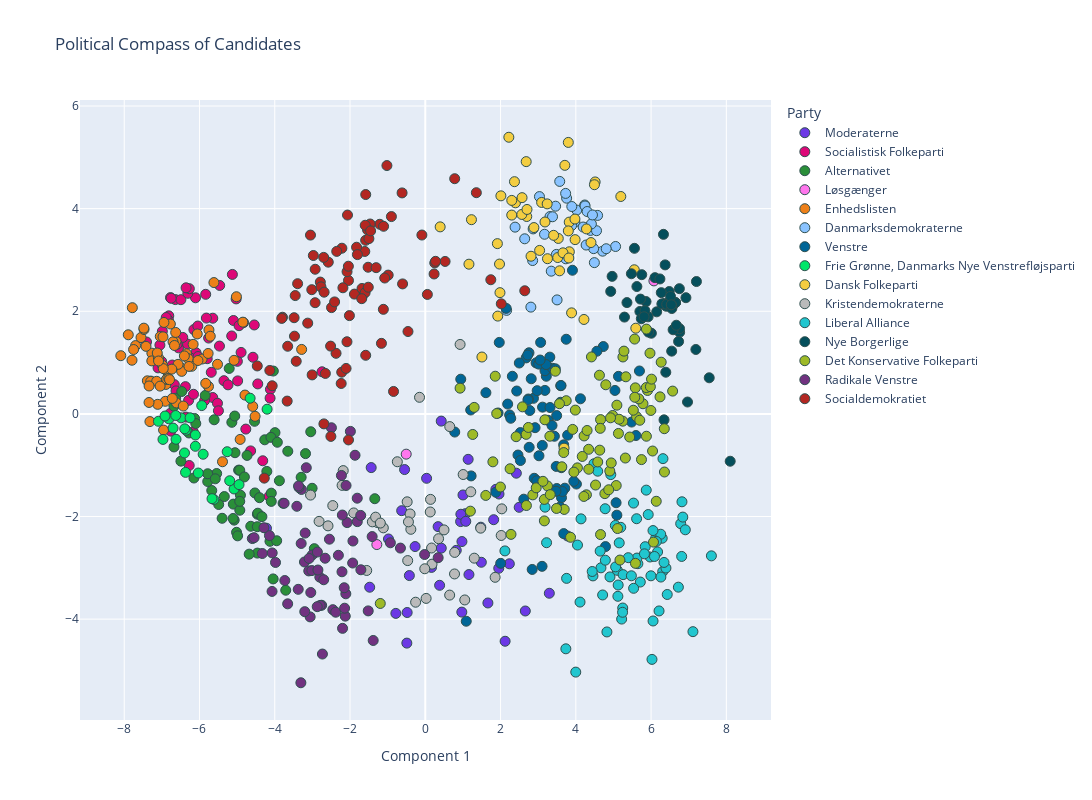

Notebook cell for this chart:
### Code cell
# Convert the PCA components to a DataFrame for use with Plotly
principal_df = pd.DataFrame(principal_components, columns=['Component 1', 'Component 2'])

data = pd.read_excel('alldata.xlsx')

# Add candidate names and parties to this DataFrame
principal_df['Candidate'] = navn_col  
principal_df['Party'] = parti_col  
principal_df['Age'] = data['alder']
principal_df['Constituency'] = data['storkreds']

# Use Plotly Express to create the scatter plot
fig = px.scatter(principal_df, x='Component 1', y='Component 2', color='Party',
                 hover_data=['Candidate', 'Party', 'Age', 'Constituency'],  # configure hover information
                 title='Political Compass of Candidates',
                 color_discrete_map=party_colors)  # map party colors to the ones defined earlier

# Improve layout
fig.update_traces(marker=dict(size=10, line=dict(width=1, color='DarkSlateGrey')),  # Customize point appearance
                  textposition='top center')
fig.update_layout(showlegend=True,  # Show legend
                  legend_title_text='Party',  # Legend title
                  hovermode='closest',  # Hover only over the closest point
                height=800, width=1200)  # Adjust the size of the plot

# Show figure
fig.show()

### Figure 1 — Plotly figure (JSON) as saved in the notebook; plotly's stock layout.template omitted (floating-point values rounded to 4 significant figures; data arrays with more than 128 entries replaced by an {"elided": "..."} marker saying what was removed)
{"data": [{"customdata": {"elided": "42x4 mixed values"}, "hovertemplate": "Party=%{customdata[1]}<br>Component 1=%{x}<br>Component 2=%{y}<br>Candidate=%{customdata[0]}<br>Age=%{customdata[2]}<br>Constituency=%{customdata[3]}<extra></extra>", "legendgroup": "Moderaterne", "marker": {"color": "rgb(108, 57, 229)", "line": {"color": "DarkSlateGrey", "width": 1}, "size": 10, "symbol": "circle"}, "mode": "markers", "name": "Moderaterne", "orientation": "v", "showlegend": true, "textposition": "top center", "type": "scatter", "x": [3.362, -0.4901, 1.664, 0.1651, 1.139, 0.4243, -1.477, 1.816, 3.296, -0.2711, -4.221, 2.121, 1.489, 0.9387, -0.5505, 1.952, -1.438, 0.03463, 1.475, 2.495, 0.8232, 1.067, -0.782, 0.9451, 1.959, 0.3408, -0.4233, 1.16, 1.876, 2.419, 2.233, 2.658, 0.3808, 3.782, 1.002, 0.4237, 1.076, -0.6272, 0.9739, -0.978, -0.4816, 0.9708], "xaxis": "x", "y": [-1.517, -4.467, -3.685, -2.992, -0.8857, -2.617, -3.378, -2.062, -3.496, -2.585, -2.228, -4.431, -2.892, -2.098, -1.085, -3.01, -1.047, -1.255, -2.208, -1.821, -2.659, -1.945, -3.888, -1.956, -1.562, -2.197, -3.151, -3.131, -1.471, -1.156, -2.922, -3.841, -3.341, -2.38, -1.58, -0.1407, -2.094, -1.886, -2.488, -2.438, -3.871, -3.863], "yaxis": "y"}, {"customdata": {"elided": "70x4 mixed values"}, "hovertemplate": "Party=%{customdata[1]}<br>Component 1=%{x}<br>Component 2=%{y}<br>Candidate=%{customdata[0]}<br>Age=%{customdata[2]}<br>Constituency=%{customdata[3]}<extra></extra>", "legendgroup": "Socialistisk Folkeparti", "marker": {"color": "rgb(221, 8, 120)", "line": {"color": "DarkSlateGrey", "width": 1}, "size": 10, "symbol": "circle"}, "mode": "markers", "name": "Socialistisk Folkeparti", "orientation": "v", "showlegend": true, "textposition": "top center", "type": "scatter", "x": [-6.092, -7.052, -6.644, -4.641, -6.765, -6.558, -7.407, -7.101, -6.105, -5.647, -5.647, -6.374, -6.168, -4.319, -6.816, -6.256, -5.098, -6.781, -6.724, -5.463, -6.289, -4.544, -5.687, -6.494, -6.317, -5.835, -5.144, -4.115, -4.769, -6.361, -6.824, -5.758, -6.309, -5.522, -6.885, -6.669, -6.27, -5.497, -6.04, -5.794, -5.469, -7.005, -6.356, -2.743, -6.149, -6.77, -6.532, -6.445, -4.579, -5.35, -6.624, -4.147, -4.83, -6.044, -6.594, -6.987, -5.026, -6.752, -4.994, -5.817, -6.273, -4.452, -4.895, -6.16, -5.865, -5.242, -5.126, -4.124, -4.986, -4.949], "xaxis": "x", "y": [1.192, 1.341, 2.228, -0.7212, -0.336, 1.287, 1.402, 0.8968, 2.262, 0.3191, 1.865, 0.5311, -0.3494, -0.9136, 1.911, 1.096, 1.82, 0.008828, 0.9522, 2.503, 0.2635, 1.733, 0.81, 2.226, 1.361, 2.33, 1.519, 0.4782, -0.2962, -0.06233, 1.822, 1.478, 2.35, 0.2072, 1.878, 0.5706, 2.44, 0.05958, 1.118, 1.076, 1.322, 1.021, 2.457, 0.8208, 1.643, 2.266, 0.8992, 1.49, 1.104, 0.6473, 0.448, -1.606, 1.779, 1.712, 1.358, 1.609, 2.241, 2.253, 1.024, 1.867, -1.006, 0.5842, 1.198, 0.3824, 0.2598, 0.5662, 2.718, 0.307, 0.6434, 1.719], "yaxis": "y"}, {"customdata": {"elided": "67x4 mixed values"}, "hovertemplate": "Party=%{customdata[1]}<br>Component 1=%{x}<br>Component 2=%{y}<br>Candidate=%{customdata[0]}<br>Age=%{customdata[2]}<br>Constituency=%{customdata[3]}<extra></extra>", "legendgroup": "Alternativet", "marker": {"color": "rgb(42, 143, 57)", "line": {"color": "DarkSlateGrey", "width": 1}, "size": 10, "symbol": "circle"}, "mode": "markers", "name": "Alternativet", "orientation": "v", "showlegend": true, "textposition": "top center", "type": "scatter", "x": [-4.96, -4.038, -2.949, -4.46, -4.266, -4.93, -4.127, -6.13, -6.678, -4.736, -5.015, -6.633, -5.341, -4.912, -5.141, -5.101, -3.949, -4.461, -5.674, -6.679, -5.078, -4.537, -4.451, -5.063, -3.994, -3.877, -5.675, -3.299, -3.044, -4.092, -5.849, -3.708, -6.148, -5.781, -5.107, -3.653, -5.399, -6.493, -4.637, -3.008, -5.211, -4.527, -4.093, -5.61, -6.279, -5.056, -4.406, -4.102, -4.211, -3.183, -5.544, -4.341, -4.987, -6.099, -3.932, -6.472, -4.464, -5.49, -4.929, -4.042, -4.93, -4.679, -3.779, -1.342, -5.782, -4.807, -5.581], "xaxis": "x", "y": [-1.096, 0.8349, -2.626, -1.956, -0.5047, -1.099, -2.483, -0.08919, -0.6439, -0.8094, -2.308, 0.3056, -1.612, -1.584, -0.1642, -1.758, -2.472, -2.713, -1.493, 0.1489, -2.07, -0.1445, -1.936, -0.04199, -0.3655, -1.303, -1.215, -1.236, -0.348, -1.545, 0.3588, -3.437, -1.249, -1.318, -2.038, -0.7282, -2.035, -0.921, -2.19, -1.45, 0.8861, -1.541, -1.705, -0.1145, -0.3719, -0.7565, -1.633, -0.457, -1.121, -0.7743, -1.162, -2.003, -2.377, -0.1878, -0.5531, 0.4363, -2.198, -1.766, -1.877, -3.216, -1.705, -2.733, -1.742, -1.653, -1.167, -1.229, -1.265], "yaxis": "y"}, {"customdata": [["Tom Gillesberg", "Løsgænger", 58, "Københavns Storkreds"], ["Chresten H. Ibsen", "Løsgænger", 46, "Østjyllands Storkreds"], ["Rasmus Paludan", "Løsgænger", 40, "Sjællands Storkreds"]], "hovertemplate": "Party=%{customdata[1]}<br>Component 1=%{x}<br>Component 2=%{y}<br>Candidate=%{customdata[0]}<br>Age=%{customdata[2]}<br>Constituency=%{customdata[3]}<extra></extra>", "legendgroup": "Løsgænger", "marker": {"color": "rgb(255, 118, 237)", "line": {"color": "DarkSlateGrey", "width": 1}, "size": 10, "symbol": "circle"}, "mode": "markers", "name": "Løsgænger", "orientation": "v", "showlegend": true, "textposition": "top center", "type": "scatter", "x": [-0.5069, -1.287, 6.075], "xaxis": "x", "y": [-0.7847, -2.547, 2.592], "yaxis": "y"}, {"customdata": {"elided": "74x4 mixed values"}, "hovertemplate": "Party=%{customdata[1]}<br>Component 1=%{x}<br>Component 2=%{y}<br>Candidate=%{customdata[0]}<br>Age=%{customdata[2]}<br>Constituency=%{customdata[3]}<extra></extra>", "legendgroup": "Enhedslisten", "marker": {"color": "rgb(237, 128, 25)", "line": {"color": "DarkSlateGrey", "width": 1}, "size": 10, "symbol": "circle"}, "mode": "markers", "name": "Enhedslisten", "orientation": "v", "showlegend": true, "textposition": "top center", "type": "scatter", "x": [-4.522, -7.265, -5.93, -6.908, -6.51, -7.111, -7.784, -3.285, -6.875, -6.344, -6.892, -4.848, -7.292, -4.586, -5.749, -6.872, -7.794, -7.386, -6.872, -6.954, -6.774, -7.421, -6.204, -6.624, -7.042, -6.473, -7.697, -6.299, -6.569, -6.817, -7.296, -5.771, -6.945, -6.983, -6.611, -6.703, -6.632, -7.137, -5.761, -6.28, -7.892, -6.797, -6.06, -6.402, -6.97, -6.665, -8.091, -7.317, -6.431, -7.267, -5.834, -5.616, -6.736, -7.751, -6.722, -7.554, -7.341, -7.474, -7.091, -7.339, -7.479, -5.389, -6.17, -6.963, -4.792, -6.041, -7.047, -7.122, -4.919, -7.088, -5.081, -5.521, -5.018, -5.714], "xaxis": "x", "y": [-0.04769, 1.183, 1.069, 0.2453, 0.9064, 0.1862, 2.069, 1.256, 0.843, 1.172, 0.5739, 1.788, 0.639, 0.1458, 1.636, 0.6728, 1.046, 0.6442, 0.6785, -0.3151, 1.752, 1.316, 0.9283, 1.413, 1.509, 0.8288, 1.331, 1.076, 0.9654, 0.6912, 0.632, 1.178, 1.782, 0.947, 0.2131, 1.405, 1.587, 0.635, 0.5341, 0.9253, 1.542, 0.6671, 1.558, 1.13, 1.502, 1.333, 1.134, -0.1499, 0.1527, 1.033, 0.595, 2.559, 0.8723, 1.254, 0.3012, 1.488, 0.2224, 1.645, 1.094, 0.5442, 1.671, -0.9325, 1.355, 0.8825, 0.3669, 1.04, 0.5412, 1.187, -0.4973, 1.031, 1.044, 0.9662, 2.283, 1.514], "yaxis": "y"}, {"customdata": {"elided": "37x4 mixed values"}, "hovertemplate": "Party=%{customdata[1]}<br>Component 1=%{x}<br>Component 2=%{y}<br>Candidate=%{customdata[0]}<br>Age=%{customdata[2]}<br>Constituency=%{customdata[3]}<extra></extra>", "legendgroup": "Danmarksdemokraterne", "marker": {"color": "rgb(138, 195, 255)", "line": {"color": "DarkSlateGrey", "width": 1}, "size": 10, "symbol": "circle"}, "mode": "markers", "name": "Danmarksdemokraterne", "orientation": "v", "showlegend": true, "textposition": "top center", "type": "scatter", "x": [2.853, 4.389, 3.755, 3.314, 4.025, 4.236, 3.463, 4.245, 3.347, 4.301, 3.729, 4.712, 4.55, 3.502, 3.975, 2.641, 3.381, 4.473, 4.414, 5.057, 4.493, 2.161, 3.169, 2.805, 3.888, 4.195, 2.386, 3.893, 3.573, 4.579, 3.734, 3.484, 3.034, 4.274, 4.808, 2.866, 4.443], "xaxis": "x", "y": [2.989, 3.576, 4.204, 3.845, 3.972, 4.071, 4.048, 4.052, 2.782, 3.944, 4.297, 3.171, 3.57, 2.222, 3.739, 3.412, 3.842, 3.221, 3.702, 3.263, 2.948, 2.017, 3.501, 2.081, 3.671, 3.641, 3.639, 4.041, 4.531, 3.868, 3.022, 3.108, 4.235, 3.291, 3.219, 3.605, 3.877], "yaxis": "y"}, {"customdata": {"elided": "84x4 mixed values"}, "hovertemplate": "Party=%{customdata[1]}<br>Component 1=%{x}<br>Component 2=%{y}<br>Candidate=%{customdata[0]}<br>Age=%{customdata[2]}<br>Constituency=%{customdata[3]}<extra></extra>", "legendgroup": "Venstre", "marker": {"color": "rgb(0, 102, 151)", "line": {"color": "DarkSlateGrey", "width": 1}, "size": 10, "symbol": "circle"}, "mode": "markers", "name": "Venstre", "orientation": "v", "showlegend": true, "textposition": "top center", "type": "scatter", "x": [3.479, 0.7826, 3.065, 3.708, 3.494, 5.091, 3.91, 3.783, 3.179, 3.116, 1.218, 3.109, 5.07, 2.463, 2.894, 2.841, 3.315, 1.934, 4.788, 2.617, 3.216, 2.241, 1.088, 2.917, 3.021, 2.189, 2.68, 4.73, 3.62, 2.314, 3.181, 4.016, 3.677, 5.691, 5.598, 3.103, 3.745, 2.755, 2.004, 2.875, 3.262, 3.381, 3.309, 0.9423, 2.944, 2.499, 4.56, 2.721, 2.149, 3.014, 3.593, 2.776, 2.815, 3.49, 2.738, 3.6, 1.61, 2.76, 3.368, 3.643, 3.43, 5.133, 1.966, 3.21, 5.04, 3.679, 1.207, 3.455, 4.124, 5.483, 3.606, 2.728, 2.271, 2.43, 3.051, 1.874, 2.961, 2.528, 3.472, 3.614, 3.581, 2.973, 2.526, 3.947], "xaxis": "x", "y": [-1.024, -0.3538, 1.393, -1.448, -1.454, -1.974, 2.799, -0.4149, 0.4579, 0.1318, -1.209, -0.6144, -1.731, -0.8023, -1.255, -3.032, 0.1244, 0.01755, -2.586, -1.662, 0.7335, -0.02127, -4.041, -0.2685, -0.8163, 0.1913, 1.091, 1.312, -1.634, 0.7334, 0.8406, -1.367, -0.6034, 0.8362, -0.4219, -2.971, 1.455, 1.191, -2.913, 0.3032, -0.1241, 0.8887, 1.106, 0.676, 0.9941, 0.9918, 1.221, 1.148, 2.056, 0.9702, 0.2264, 0.06494, 0.6845, -0.03243, 0.2901, 0.5494, 0.413, -0.6513, -0.2257, -1.513, -0.436, 0.7315, 1.393, 0.9617, 0.457, -2.333, 0.07573, 0.8787, 0.2941, -0.1591, 0.553, 0.2697, -0.0854, 0.4456, 1.05, -1.528, -1.303, -0.9088, -1.507, -1.048, -1.816, 0.4529, -0.3645, -1.315], "yaxis": "y"}, {"customdata": [["Ali Khatib", "Frie Grønne, Danmarks Nye Venstrefløjsparti", 27, "Østjyllands Storkreds"], ["Sara Hvidbak Grouleff", "Frie Grønne, Danmarks Nye Venstrefløjsparti", 33, "Østjyllands Storkreds"], ["Mohamed Abdikarim", "Frie Grønne, Danmarks Nye Venstrefløjsparti", 33, "Østjyllands Storkreds"], ["Karina Dammand", "Frie Grønne, Danmarks Nye Venstrefløjsparti", 42, "Østjyllands Storkreds"], ["Niko Grünfeld", "Frie Grønne, Danmarks Nye Venstrefløjsparti", 47, "Østjyllands Storkreds"], ["Iben Kirstine Parmann", "Frie Grønne, Danmarks Nye Venstrefløjsparti", 26, "Københavns Storkreds"], ["Daniel Tomicic", "Frie Grønne, Danmarks Nye Venstrefløjsparti", 26, "Københavns Storkreds"], ["Sikandar Siddique", "Frie Grønne, Danmarks Nye Venstrefløjsparti", 36, "Københavns Storkreds"], ["Elise Bjerkrheim", "Frie Grønne, Danmarks Nye Venstrefløjsparti", 48, "Københavns Storkreds"], ["Rashid Ali", "Frie Grønne, Danmarks Nye Venstrefløjsparti", 38, "Københavns Storkreds"], ["Rajesh Holmen", "Frie Grønne, Danmarks Nye Venstrefløjsparti", 34, "Københavns Storkreds"], ["Sazan Garmiyani", "Frie Grønne, Danmarks Nye Venstrefløjsparti", 29, "Københavns Storkreds"], ["Esra Ocak", "Frie Grønne, Danmarks Nye Venstrefløjsparti", 33, "Nordjyllands Storkreds"], ["Susanne Zimmer", "Frie Grønne, Danmarks Nye Venstrefløjsparti", 62, "Nordjyllands Storkreds"], ["Nishan Ganesh", "Frie Grønne, Danmarks Nye Venstrefløjsparti", 35, "Fyns Storkreds"], ["Rishi Balachandran", "Frie Grønne, Danmarks Nye Venstrefløjsparti", 31, "Vestjyllands Storkreds"], ["Marianne Karlberg", "Frie Grønne, Danmarks Nye Venstrefløjsparti", 58, "Sydjyllands Storkreds"], ["Xenia Anderson", "Frie Grønne, Danmarks Nye Venstrefløjsparti", 20, "Sjællands Storkreds"], ["Ahmet Üzümcü", "Frie Grønne, Danmarks Nye Venstrefløjsparti", 35, "Sjællands Storkreds"], ["Jasmin Kaur", "Frie Grønne, Danmarks Nye Venstrefløjsparti", 21, "Sjællands Storkreds"], ["Yadvinder Singh", "Frie Grønne, Danmarks Nye Venstrefløjsparti", 30, "Sjællands Storkreds"], ["Clara Rebecca Svarc", "Frie Grønne, Danmarks Nye Venstrefløjsparti", 31, "Nordsjællands Storkreds"], ["Lars Oskan-Henriksen", "Frie Grønne, Danmarks Nye Venstrefløjsparti", 51, "Nordsjællands Storkreds"], ["Sabrina Raaschou Brammer", "Frie Grønne, Danmarks Nye Venstrefløjsparti", 22, "Københavns Omegns Storkreds"], ["Aqeel Akhtar", "Frie Grønne, Danmarks Nye Venstrefløjsparti", 31, "Københavns Omegns Storkreds"], ["Asham Nadeem", "Frie Grønne, Danmarks Nye Venstrefløjsparti", 26, "Københavns Omegns Storkreds"]], "hovertemplate": "Party=%{customdata[1]}<br>Component 1=%{x}<br>Component 2=%{y}<br>Candidate=%{customdata[0]}<br>Age=%{customdata[2]}<br>Constituency=%{customdata[3]}<extra></extra>", "legendgroup": "Frie Grønne, Danmarks Nye Venstrefløjsparti", "marker": {"color": "rgb(0, 230, 106)", "line": {"color": "DarkSlateGrey", "width": 1}, "size": 10, "symbol": "circle"}, "mode": "markers", "name": "Frie Grønne, Danmarks Nye Venstrefløjsparti", "orientation": "v", "showlegend": true, "textposition": "top center", "type": "scatter", "x": [-4.204, -5.617, -6.399, -6.371, -6.109, -6.702, -6.489, -6.109, -6.813, -7.092, -6.032, -4.655, -5.668, -5.081, -5.94, -6.63, -4.949, -6.356, -5.903, -5.264, -6.392, -6.971, -6.915, -6.624, -5.197, -6.25], "xaxis": "x", "y": [0.09137, -1.667, -0.761, -1.139, -0.6314, -0.2769, -0.0765, -0.4111, -0.09616, -0.1441, -1.152, 0.3056, -1.652, -1.463, 0.162, -0.0316, -1.378, -0.3179, -0.7862, -0.7374, -0.2907, -0.4972, -0.04182, -0.495, -1.303, -0.07606], "yaxis": "y"}, {"customdata": {"elided": "49x4 mixed values"}, "hovertemplate": "Party=%{customdata[1]}<br>Component 1=%{x}<br>Component 2=%{y}<br>Candidate=%{customdata[0]}<br>Age=%{customdata[2]}<br>Constituency=%{customdata[3]}<extra></extra>", "legendgroup": "Dansk Folkeparti", "marker": {"color": "rgb(243, 205, 65)", "line": {"color": "DarkSlateGrey", "width": 1}, "size": 10, "symbol": "circle"}, "mode": "markers", "name": "Dansk Folkeparti", "orientation": "v", "showlegend": true, "textposition": "top center", "type": "scatter", "x": [5.554, 2.22, 3.825, 2.396, 2.297, 3.887, 0.3952, 1.16, 3.247, 3.801, 3.569, 3.18, 5.594, 4.216, 3.981, 3.709, 2.681, 3.519, 4.513, 3.828, 2.886, 3.534, 2.81, 4.403, 4.283, 3.091, 3.41, 2.696, 3.239, 3.977, 4.495, 5.196, 3.66, 1.972, 2.565, 2.009, 1.926, 1.985, 1.227, 2.703, 2.37, 3.815, 1.916, 2.571, 3.038, 3.8, 2.298, 1.505, 3.688], "xaxis": "x", "y": [2.809, 5.391, 3.737, 4.113, 3.874, 1.969, 3.645, 2.917, 3.024, 3.567, 2.788, 3.74, 1.67, 1.84, 3.396, 4.844, 4.916, 3.047, 4.52, 3.159, 3.631, 3.419, 3.072, 3.339, 3.605, 4.121, 3.48, 3.847, 4.093, 3.797, 4.466, 4.237, 3.139, 2.92, 3.887, 4.249, 1.906, 2.363, 3.785, 3.984, 4.526, 3.038, 3.318, 4.214, 3.186, 5.291, 4.161, 1.108, -0.6672], "yaxis": "y"}, {"customdata": {"elided": "42x4 mixed values"}, "hovertemplate": "Party=%{customdata[1]}<br>Component 1=%{x}<br>Component 2=%{y}<br>Candidate=%{customdata[0]}<br>Age=%{customdata[2]}<br>Constituency=%{customdata[3]}<extra></extra>", "legendgroup": "Kristendemokraterne", "marker": {"color": "rgb(186, 186, 186)", "line": {"color": "DarkSlateGrey", "width": 1}, "size": 10, "symbol": "circle"}, "mode": "markers", "name": "Kristendemokraterne", "orientation": "v", "showlegend": true, "textposition": "top center", "type": "scatter", "x": [0.1394, 0.6498, -0.4815, 2.032, 0.1789, -0.4039, -2.211, -2.458, -3.049, 1.049, 0.777, 0.1676, -1.276, -1.407, -2.822, -0.7428, -1.115, -1.32, 0.6475, 1.006, -0.3838, 0.7806, -0.2568, 0.4974, 2.017, 1.471, 1.856, -0.4474, -2.181, -0.4675, -1.194, 0.02251, 1.302, -0.01369, -0.1533, 0.925, 1.209, 0.3531, -1.903, -1.556, -2.585, 0.131], "xaxis": "x", "y": [-1.666, -0.2475, -1.714, -1.851, -2.928, -1.95, -1.393, -1.787, -1.582, -3.626, -3.119, -2.614, -2.117, -2.104, -2.095, -0.9329, -2.221, -2.012, -3.532, -1.182, -2.249, -2.699, -3.67, -2.261, -2.37, -2.227, -3.185, -2.104, -1.105, -2.859, -2.128, -3.596, -2.812, -3.018, 0.3231, 1.354, -1.518, -2.432, -1.93, -3.052, -2.182, -1.911], "yaxis": "y"}, {"customdata": {"elided": "70x4 mixed values"}, "hovertemplate": "Party=%{customdata[1]}<br>Component 1=%{x}<br>Component 2=%{y}<br>Candidate=%{customdata[0]}<br>Age=%{customdata[2]}<br>Constituency=%{customdata[3]}<extra></extra>", "legendgroup": "Liberal Alliance", "marker": {"color": "rgb(33, 198, 207)", "line": {"color": "DarkSlateGrey", "width": 1}, "size": 10, "symbol": "circle"}, "mode": "markers", "name": "Liberal Alliance", "orientation": "v", "showlegend": true, "textposition": "top center", "type": "scatter", "x": [2.116, 6.821, 3.755, 5.845, 5.713, 5.118, 5.872, 5.649, 5.974, 4.78, 6.309, 6.212, 5.104, 4.112, 3.735, 5.615, 6.26, 4.668, 5.246, 6.296, 3.183, 4.929, 5.05, 6.119, 4.907, 6.395, 6.052, 4.045, 6.173, 4.455, 5.057, 5.218, 6.256, 4.785, 6.14, 5.626, 6.051, 4.481, 6.344, 6.09, 4.826, 6.787, 5.534, 6.429, 5.824, 6.315, 6.843, 4.436, 5.154, 5.924, 6.813, 5.536, 4.138, 6.91, 5.243, 5.394, 5.195, 3.223, 7.112, 5.996, 6.024, 4.713, 7.603, 4.581, 5.125, 5.256, 5.477, 3.998, 4.647, 6.725], "xaxis": "x", "y": [-2.67, -1.713, -3.205, -2.588, -3.277, -3.555, -1.486, -2.919, -2.789, -1.849, -3.074, -3.84, -3.049, -3.667, -4.578, -2.043, -3.18, -3.0, -3.783, -2.423, -1.818, -1.183, -2.174, -2.428, -3.177, -3.004, -4.036, -2.556, -2.69, -3.157, -2.982, -3.999, -2.345, -2.851, -2.485, -2.81, -2.274, -0.972, -2.895, -2.779, -4.25, -2.139, -1.738, -3.52, -2.727, -0.872, -2.011, -3.071, -2.514, -1.962, -2.778, -3.399, -2.046, -2.259, -3.866, -2.802, -2.211, -2.511, -4.244, -3.156, -4.784, -3.529, -2.767, -1.116, -3.335, -3.133, -3.155, -5.032, -2.674, -3.377], "yaxis": "y"}, {"customdata": {"elided": "51x4 mixed values"}, "hovertemplate": "Party=%{customdata[1]}<br>Component 1=%{x}<br>Component 2=%{y}<br>Candidate=%{customdata[0]}<br>Age=%{customdata[2]}<br>Constituency=%{customdata[3]}<extra></extra>", "legendgroup": "Nye Borgerlige", "marker": {"color": "rgb(5, 79, 92)", "line": {"color": "DarkSlateGrey", "width": 1}, "size": 10, "symbol": "circle"}, "mode": "markers", "name": "Nye Borgerlige", "orientation": "v", "showlegend": true, "textposition": "top center", "type": "scatter", "x": [6.008, 6.103, 6.149, 5.359, 5.922, 5.703, 5.866, 5.718, 6.758, 6.647, 6.401, 6.355, 7.205, 6.286, 6.555, 6.415, 6.344, 5.623, 7.19, 6.235, 6.374, 5.476, 5.74, 5.293, 5.838, 6.968, 8.102, 6.756, 6.329, 6.551, 6.482, 5.931, 6.585, 6.647, 4.928, 5.558, 6.647, 6.671, 4.964, 6.538, 6.547, 6.271, 5.814, 7.545, 6.517, 6.731, 5.752, 6.391, 6.926, 6.752, 6.538], "xaxis": "x", "y": [1.572, 2.655, 1.989, 2.169, 1.892, 1.996, 2.188, 2.237, 1.59, 2.168, 2.098, 2.153, 2.579, 2.144, 2.093, 2.135, -0.1163, 2.482, 1.255, 2.63, 2.904, 2.731, 1.854, 1.886, 2.011, 0.2316, -0.9228, 1.661, 3.499, 2.053, 2.385, 1.593, 1.64, 2.168, 2.387, 3.227, 2.168, 1.728, 2.68, 2.127, 1.223, 2.363, 1.894, 0.7036, 2.29, 1.411, 2.713, 0.8118, 2.265, 2.44, 2.127], "yaxis": "y"}, {"customdata": {"elided": "98x4 mixed values"}, "hovertemplate": "Party=%{customdata[1]}<br>Component 1=%{x}<br>Component 2=%{y}<br>Candidate=%{customdata[0]}<br>Age=%{customdata[2]}<br>Constituency=%{customdata[3]}<extra></extra>", "legendgroup": "Det Konservative Folkeparti", "marker": {"color": "rgb(158, 186, 39)", "line": {"color": "DarkSlateGrey", "width": 1}, "size": 10, "symbol": "circle"}, "mode": "markers", "name": "Det Konservative Folkeparti", "orientation": "v", "showlegend": true, "textposition": "top center", "type": "scatter", "x": [4.582, 4.34, 1.198, 5.563, 2.254, 6.064, 3.86, 5.615, 2.414, 3.629, 4.22, 4.043, 4.282, 1.796, 4.3, 3.164, 3.949, 5.971, 5.074, 5.529, 3.164, 3.987, 3.247, 5.7, 5.784, 6.573, 6.351, 5.172, 3.456, 5.316, 5.582, 5.994, 2.856, 4.171, 2.687, 0.9245, 1.859, 6.237, 5.432, 1.898, 5.906, 4.772, 2.682, 4.415, 5.252, 6.268, 5.279, 5.876, 1.261, 3.178, 2.948, 4.903, 5.247, 4.214, 4.657, 3.311, 5.872, 2.278, 6.355, 3.126, 3.745, 5.091, 6.137, 2.583, 6.039, 5.674, 4.658, 5.133, 3.565, 1.608, 5.567, 4.98, 1.997, -1.196, 3.692, 5.149, 3.319, 5.33, 5.745, 5.876, 5.981, 4.796, 2.739, 1.299, 4.874, 4.649, 3.678, 3.916, 4.923, 6.011, 5.108, 5.585, 3.487, 4.344, 4.636, 4.525, 4.628, 4.941], "xaxis": "x", "y": [-0.9368, -0.6898, -1.896, 1.458, -1.07, -2.499, -2.405, -0.0545, -0.4445, -1.031, -0.43, -1.052, -1.577, -0.9343, -0.3232, -1.666, -1.135, 1.183, -1.396, 0.07157, -2.085, 0.07375, -1.404, -0.1239, 0.1975, 0.4441, -0.2888, -2.849, 0.8322, -0.8602, 0.5073, 0.06661, -1.578, -0.8292, -1.785, 0.5014, 0.7343, 0.3318, -0.451, 0.006921, 0.4564, -1.554, -0.399, 1.11, 1.109, 1.008, 1.223, -0.4355, -0.4009, -0.1151, -1.441, -1.114, -0.1416, -1.609, -2.352, -0.4354, 0.513, -2.348, -1.133, -1.314, 0.2571, 0.1699, -1.703, 0.1376, -0.7236, 0.293, -0.1116, -0.3814, 0.1987, -1.589, 0.324, -0.03107, -1.425, -3.695, -1.862, -0.1038, -1.573, 0.7231, -0.8907, 1.653, 0.5294, 0.5674, -0.2644, 0.1267, -1.479, -0.2817, -0.7535, -0.3022, -0.07642, 0.6773, -2.234, -2.913, -1.843, -1.079, -0.7068, -1.386, 0.7536, -0.9556], "yaxis": "y"}, {"customdata": {"elided": "67x4 mixed values"}, "hovertemplate": "Party=%{customdata[1]}<br>Component 1=%{x}<br>Component 2=%{y}<br>Candidate=%{customdata[0]}<br>Age=%{customdata[2]}<br>Constituency=%{customdata[3]}<extra></extra>", "legendgroup": "Radikale Venstre", "marker": {"color": "rgb(113, 50, 128)", "line": {"color": "DarkSlateGrey", "width": 1}, "size": 10, "symbol": "circle"}, "mode": "markers", "name": "Radikale Venstre", "orientation": "v", "showlegend": true, "textposition": "top center", "type": "scatter", "x": [-0.6605, -4.068, -3.21, -2.077, -1.806, -1.716, -1.923, -2.733, -1.384, -2.457, -4.331, -2.214, -3.657, -2.112, -3.98, -3.298, -3.096, -2.802, -3.059, -2.754, -1.412, -3.005, -3.377, -3.013, -2.229, -2.155, -3.043, -2.381, -1.867, -1.517, -4.596, -2.699, 0.3421, -3.191, -2.661, -2.794, -3.751, -0.01742, -3.087, -2.494, -1.712, -3.162, -0.9281, -3.292, -4.549, -2.867, -4.141, -1.93, -3.355, -4.287, -3.203, -2.872, -1.991, -3.733, -2.126, -3.413, -2.547, -2.144, -3.306, -4.072, -2.309, -2.105, -2.204, -3.368, -2.853, -2.199, -1.808], "xaxis": "x", "y": [-2.615, -2.709, -2.886, -2.118, -2.099, -1.979, -2.477, -4.68, -4.416, -3.816, -2.721, -3.077, -3.702, -3.506, -2.895, -2.525, -3.06, -3.182, -3.956, -3.729, -2.391, -2.749, -3.419, -3.054, -1.2, -3.388, -3.481, -3.865, -0.806, -3.839, -2.43, -3.232, -2.802, -2.323, -2.813, -3.732, -1.742, -2.74, -2.817, -0.2702, -3.038, -1.05, -2.512, -1.473, -2.412, -2.692, -2.372, -2.907, -1.435, -2.219, -3.854, -3.757, -0.3408, -3.247, -3.942, -1.801, -2.442, -3.787, -5.24, -3.46, -2.756, -1.396, -1.971, -1.405, -3.043, -4.18, -1.643], "yaxis": "y"}, {"customdata": {"elided": "87x4 mixed values"}, "hovertemplate": "Party=%{customdata[1]}<br>Component 1=%{x}<br>Component 2=%{y}<br>Candidate=%{customdata[0]}<br>Age=%{customdata[2]}<br>Constituency=%{customdata[3]}<extra></extra>", "legendgroup": "Socialdemokratiet", "marker": {"color": "rgb(179, 39, 34)", "line": {"color": "DarkSlateGrey", "width": 1}, "size": 10, "symbol": "circle"}, "mode": "markers", "name": "Socialdemokratiet", "orientation": "v", "showlegend": true, "textposition": "top center", "type": "scatter", "x": [-0.09055, -3.795, -3.051, -2.041, 1.741, -1.674, -3.393, -2.655, -3.486, -3.43, -1.165, -3.006, -4.278, -2.975, -1.883, -1.21, -2.235, -2.509, -4.068, -2.221, -3.67, -1.681, -2.216, -3.476, -2.491, -1.519, 2.019, -2.081, -1.465, -1.306, -0.8436, -1.533, 0.2339, -3.656, -1.599, -0.986, -2.926, 1.357, -3.815, -3.016, -1.585, -3.124, -1.498, -0.6168, -1.583, 0.5262, -2.371, -3.456, -1.515, -2.016, -2.789, -1.019, -2.079, 0.2515, -1.078, -0.6034, -1.114, -2.353, -2.105, 2.643, -2.041, 0.7814, -1.583, -1.608, -2.044, 0.0552, -0.9005, -1.596, -2.189, -1.825, -4.465, -1.108, -2.578, -1.453, -2.516, -2.928, -2.41, -2.067, -2.694, -2.772, 0.2725, -1.689, -2.7, -2.688, -1.803, -0.4595, -4.131], "xaxis": "x", "y": [3.486, 1.884, 3.485, 2.6, 2.614, 2.3, 2.537, 0.7884, 1.874, 1.025, 1.375, 0.7596, -1.252, 3.087, 2.335, 3.695, 0.5925, -0.4389, 0.5476, 0.8127, 0.2492, 2.444, 3.229, 1.515, 2.071, 2.858, 2.145, 1.406, 3.701, 2.85, 0.4371, 3.585, 2.727, 1.318, 2.363, 2.705, 2.819, 4.311, 1.861, 2.421, 3.382, 1.769, 3.415, 4.307, 4.275, 2.971, 1.181, 2.306, 2.469, 1.915, 2.569, 4.84, 2.772, 2.942, 2.648, 2.533, 2.038, 3.167, 0.886, 2.399, -0.5077, 4.584, 1.142, 3.166, 2.878, 2.328, 3.845, 3.676, 2.458, 3.248, 0.9346, 3.656, 2.957, 3.567, 1.321, 2.167, 2.182, 3.875, -0.1947, 2.475, 2.973, 2.246, 3.05, 2.372, 3.104, 1.605, 0.8463], "yaxis": "y"}], "layout": {"height": 800, "hovermode": "closest", "legend": {"title": {"text": "Party"}, "tracegroupgap": 0}, "showlegend": true, "title": {"text": "Political Compass of Candidates"}, "width": 1200, "xaxis": {"anchor": "y", "domain": [0, 1], "title": {"text": "Component 1"}}, "yaxis": {"anchor": "x", "domain": [0, 1], "title": {"text": "Component 2"}}}}
